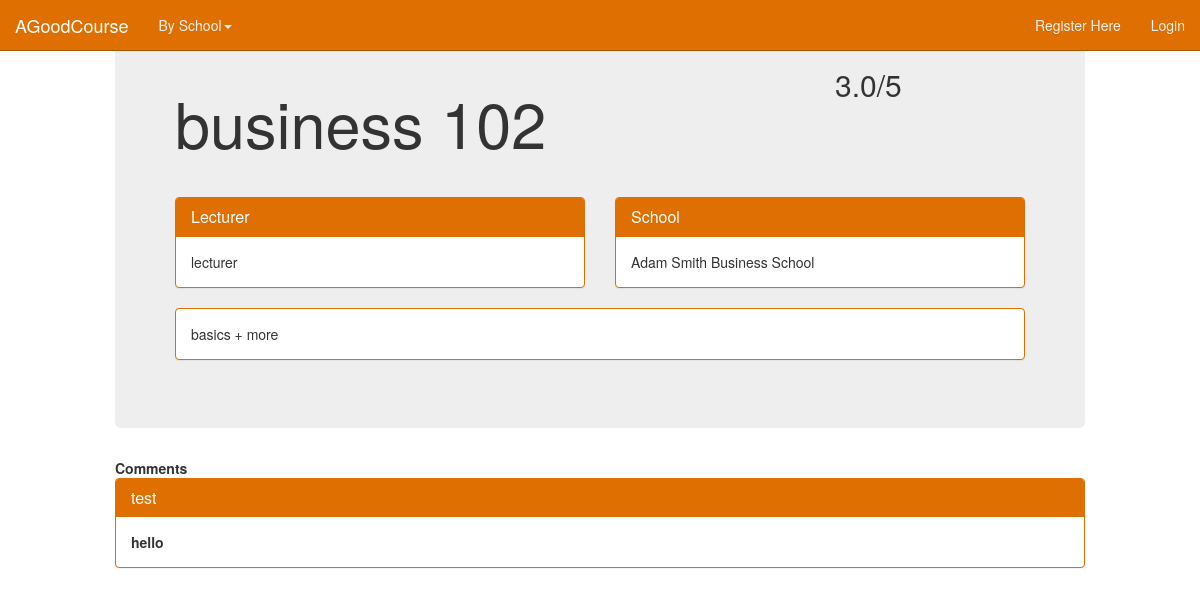
Screenshot of /AGoodCourse/course/business-102/ with the database file from the repository.
### good_course/models.py (models this page shows, shortened)
class Course(models.Model):
        school_choices = (
                ('business', 'Adam Smith Business School'),
                ('cardiovascular', 'Institute of Cardiovascular and Med Sci'),
                ('architecture', 'Mackintosh School of Architecture'),
                ('chemistry', 'School of Chemistry'),
                ('computing', 'School of Computing Science'),
                ('critical', 'School of Critical Studies'),
                ('culture', 'School of Culture and Creative Arts'),
                ('education', 'School of Education'),
                ('engineering', 'School of Engineering'),
                ('geography', 'School of Geography and Earth Sciences'),
                ('humanities', 'School of Humanities'),
                ('interdisciplinary', 'School of Interdisciplinary Studies'),
                ('law', 'School of Law'),
                ('life', 'School of Life Sciences'),
                ('maths', 'School of Mathematics and Statistics'),
                ('medicine', 'School of Medicine'),
                ('mlc', 'School of MLC'),
                ('physics', 'School of Physics and Astronomy'),
                ('psychology', 'School of Psychology'),
                ('social', 'School of Social and Political Sciences'),
                ('veterinary', 'School of Veterinary Medicine')
                )
        school_tag = models.CharField(max_length=20, choices=school_choices)
        school = models.ForeignKey(School)
        title = models.CharField(max_length=128,)
        slug = models.SlugField(unique=True)
        description = models.CharField(max_length=256)
        lecturer = models.CharField(max_length=128)
        total_rating = models.IntegerField(default=0)
        quantity_ratings = models.IntegerField(default=0)
        average_rating = models.DecimalField(max_digits=2, decimal_places=1)
        raters = models.ManyToManyField(User, blank=True)

class School(models.Model):
        name = models.CharField(max_length=128, unique=True)
        tag = models.CharField(max_length=20, unique=True)
        def __unicode__(self):
                return self.name

class Review(models.Model):
        course = models.ForeignKey(Course)
        user = models.ForeignKey(User)
        rating_choices = (
                (0,''),
                (1,'1'),
                (2,'2'),
                (3,'3'),
                (4,'4'),
                (5,'5'),
                )
        rating = models.IntegerField(default=0, help_text='Rate this course between 1 and 5', choices=rating_choices)
        text = models.CharField(max_length=256, blank=True)

### good_course/views.py (the view, shortened to what this page needs)
# urls.py: url(r'^course/(?P<course_name_slug>[\w\-]+)/$', views.course, name='course'),
def course(request, course_name_slug):
    context_dict = {}
    hide = False
    try:
        course = Course.objects.get(slug=course_name_slug)
        context_dict['title'] = course.title
        context_dict['title_slug'] = course.slug
        context_dict['school'] = course.school
        context_dict['desc'] = course.description
        context_dict['lecturer'] = course.lecturer
        context_dict['rating'] = course.average_rating
        context_dict['course'] = course
        comment_list = Review.objects.filter(course=course).all
        context_dict['comments'] = comment_list
        form = ReviewForm(hide=hide)
    except Course.DoesNotExist:
        pass
    context_dict['form'] = form
    return render(request, 'good_course/course.html', context_dict)

### templates/good_course/course.html (shortened to what this page needs)
{% extends 'good_course/base.html' %}
{% load staticfiles %}
{% block body_block %}
{% if course %}
	<div class="jumbotron">
		<div class="row placeholders">
			<div class="col-md-9">
				<div class="page-header">
					<h1>{{ title }}</h1>
				</div>
			</div>
			<div class="col-md-3">
				<h2>{{ rating }}/5</h2>
			</div>
		</div>
		<div class="row placeholders">
			<div class="col-md-6">
				<div class ="panel panel-primary">
					<div class="panel-heading">
						<h3 class="panel-title">Lecturer</h3>
					</div>
					<div class = "panel-body">
						{{ lecturer }}
					</div>
				</div>
			</div>
			<div class="col-md-6">
				<div class ="panel panel-primary">
					<div class="panel-heading">
						<h3 class="panel-title">School</h3>
					</div>
					<div class = "panel-body">
						{{ school }}
					</div>
				</div>
			</div>
		</div>
		<div class ="panel panel-primary">
			<div class="panel-body">
				{{ desc }}
			</div>
		</div>
	</div>
	{% if comments %}
		<Strong>Comments<Strong>
		{% for comment in comments %}
			<div class ="panel panel-primary">
				<div class="panel-heading">
					<h3 class="panel-title">{{ comment.user }}</a></h3>
				</div>
				<div class = "panel-body">
					{{ comment.text }}
				</div>
			</div>
		{% endfor %}
	{% endif %}
{% else %}
	The specified course does not exist!
{% endif %}
{% endblock %}

### rows the page displays
Course: title "business 102", average_rating "3.0", lecturer "lecturer", description "basics + more"
School: name "Adam Smith Business School"
Review: user "test", text "hello"
